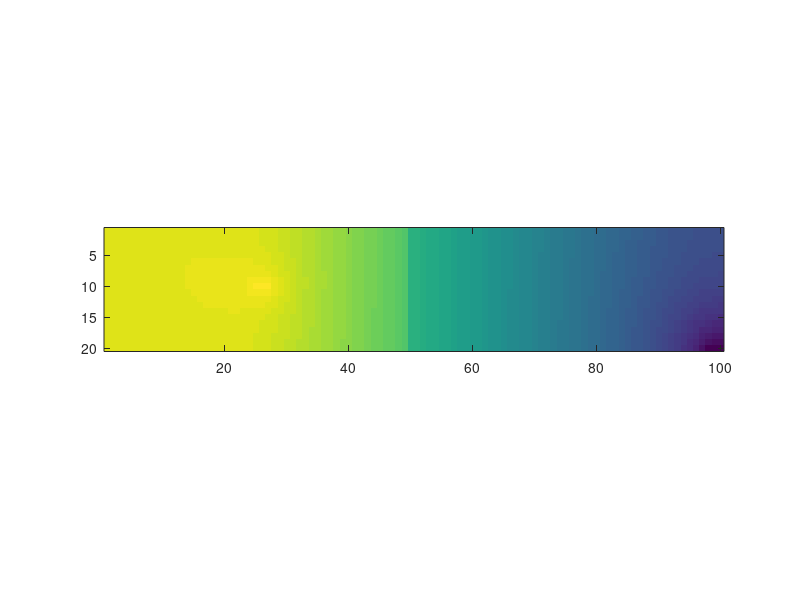
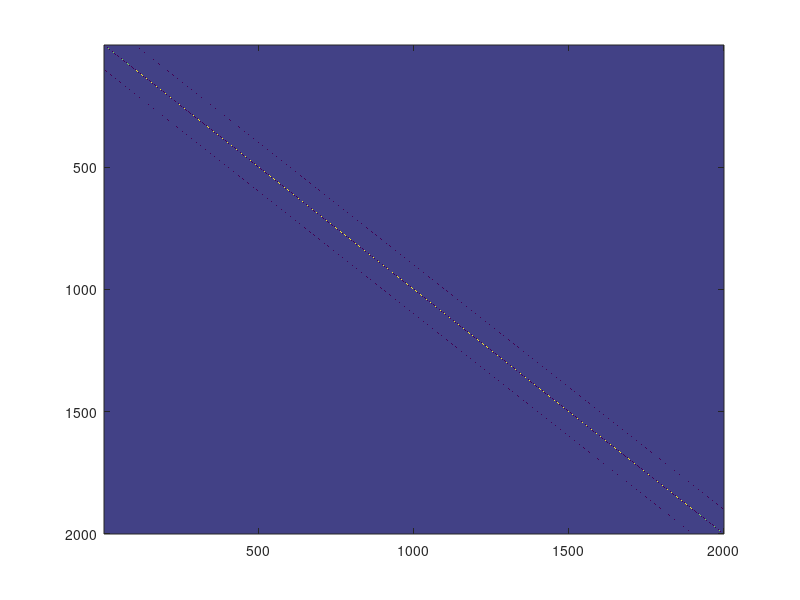

Here is the MATLAB script that generated these plots, in order:
clear all; close all;

%Linear graph with 6 nodes, 5 edges

%incidence matrix A of size edges*vertices

%consider image with R rows, C columns
R=20; %rows
C=100; %columns;
V=R*C; % number of vertices

%it will have R*(C-1)+C*(R-1) edges
E=R*(C-1)+C*(R-1); %number of edges

Centre= (V/2)-floor(3*C/4);
Source =[Centre,Centre+1,Centre+2]; %centre pixel and neighbours
Sink=[V,V-1,V-2]; %bottom right vertex and left neighbour

% Source=[1];
% Sink=[5];


seeds=[Source,Sink];


%ExN sized adjacency matrix
% note that we consider no flux boundary conditions here!!!

A=zeros(E,V);

%start filling A with horizontal edges
count=1;
for i=1:R
    for j=1:C-1
        
        
        v=(i-1)*C+j ;

        A(count, v )=1; % right edges  

        v=(i-1)*C+j +1;

        A(count, v  )=-1;

        count=count+1;
        end
        
end

for j=1:C
    for i=1:R-1
       
        v= (i-1)*C+j ;
        
          % if(find (seeds==v)>0)
         A(count, v )=1; % down edges
          v= i*C+j ;
        A(count, v )=-1; % up edges
                count=count+1;
                
           %end
    end
end

%weight (similarity) matrix with equal weights of each edge
w= ones(E,1); % all equal weights

w( floor((C-1)/2)+(C-1)*[0:R-1])=0.1; % block horizontal diffusion across the vertical midline

W = diag(w);

%graph Laplacian
Lap=A'*W*A;

L=Lap;
%we are looking for the solution phi which solves Lap*phi = 0,
%employing the boundary conditions phi(Source)=1, phi(Sink)=0;


phi_source=1;
phi_sink=0.5; %usually set to zero

%incorporate boundary conditions into b
Index_inside=[1:V];
Index_inside(seeds)=[];


b = zeros(V,1)  ;
b(Source)=sum(Lap(Source,Source),2)*phi_source;
b(Sink)=sum(Lap(Sink,Sink),2)*phi_sink;

% b(Source)=sum(Lap(Source,Source),2)*phi_source  + sum(Lap(Source,Index_inside),2);
% b(Sink)=sum(Lap(Sink,Sink),2)*phi_sink + sum(Lap(Sink,Index_inside),2);
% b = zeros(V,1) - length(Source)*phi_source - length(Sink)*phi_sink ;


v=[1:V];
nonSource=v;
nonSource(Source)=[];
nonSink=v;
nonSink(Sink)=[];

Lap(Source,nonSource)=0; %in rows with Source nodes, set all non-Source entries to zero
Lap(Sink,nonSink)=0;  %in rows with Sink nodes, set all non-Sink entries to zero


% solve linear system L*phi_inside=b;
phi=Lap\b;
% phi(Source)=phi_source;
% phi(Sink)=phi_sink;


%%% Cholesky decomposition
%%%% A=LDL'
%%%%% A = LD^1/2  (LD^1/2)'
%%%solve Ly=b for y
%%%% solve  L'x=y for x

%%L=A'
 %%%Lap=A'DA
 
%  L=A'*W^1/2 ;
 
%  L(Source,nonSource)=0; %in rows with Source nodes, set all non-Source entries to zero
%  L(Sink,nonSink)=0;  %in rows with Sink nodes, set all non-Sink entries to zero
%  
 
 
%  size(L)
%  Lap = L*L';
%%%solve Ly=b for y
%%%% solve  L'x=y for x
% 
% y=L\b;
% phi=L'\y;




figure (1)
imagesc(reshape(phi,[C,R])')
daspect([1 1 1])

figure (2)
imagesc(Lap);

fid = fopen('Lap.txt','wt');
for i = 1:size(Lap,1)
    fprintf(fid,'%g\t',Lap(i,:));
    fprintf(fid,'\n');
end
fclose(fid)

fid = fopen('X.txt','wt');
for i = 1:size(phi,1)
    fprintf(fid,'%g\t',phi(i,:));
    fprintf(fid,'\n');
end
fclose(fid)

fid = fopen('B.txt','wt');
b(b==-0)=0;
for i = 1:size(b,1)
    
    fprintf(fid,'%g\t',b(i,:));
    fprintf(fid,'\n');
end
fclose(fid)




